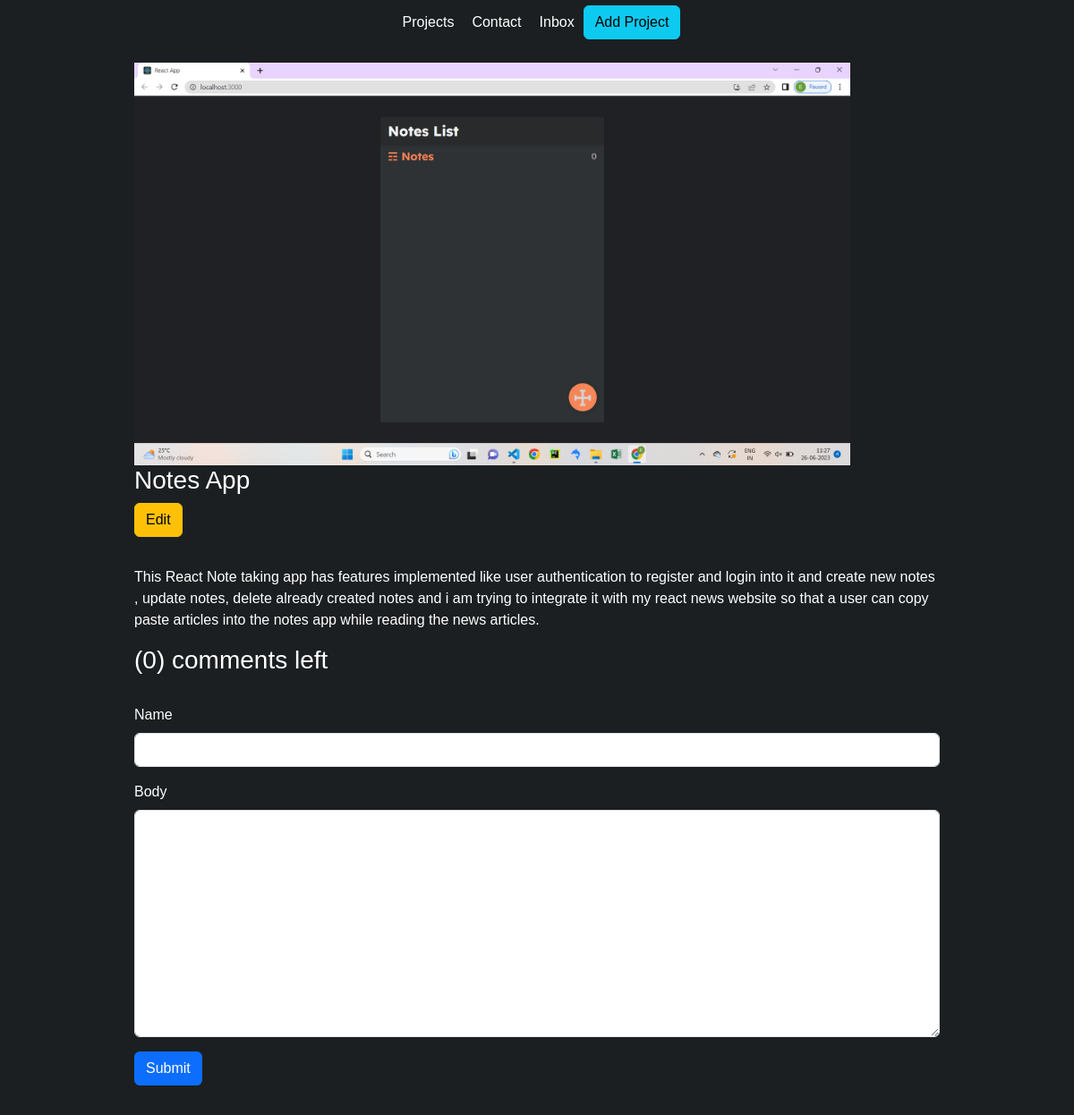
The app's page /project/3 with its own data.
### base/models.py (models this page shows, shortened)
class Project(models.Model):
    title = models.CharField(max_length=200, null=True)
    thumbnail = models.ImageField(null=True, blank=True)
    body = RichTextUploadingField(null=True, blank=True)
    slug = models.SlugField(null=True, blank=True)
    created = models.DateTimeField(auto_now_add=True)

### base/views.py (the view)
# urls.py: path('project/<str:pk>', views.projectPage, name="project"),
def projectPage(request, pk):
    project = Project.objects.get(id=pk)
    count = project.comments_set.count()
    comments = project.comments_set.all().order_by('-created')
    form = CommentForm()
    if request.method == 'POST':
        form = CommentForm(request.POST)
        if form.is_valid():
            comment = form.save(commit=False)
            comment.project = project
            comment.save()
    context = {'project': project, 'count': count, 'comments': comments, 'form': form}
    return render(request, 'base/project.html', context)

### base/forms.py
class CommentForm(ModelForm):
    class Meta:
        model = Comments
        fields = ['name', 'body']
    def __init__(self, *args, **kwargs):
        super(CommentForm, self).__init__(*args, **kwargs)
        self.fields['name'].widget.attrs.update({'class': 'form-control'})
        self.fields['body'].widget.attrs.update({'class': 'form-control'})

### base/templates/base/project.html (shortened to what this page needs)
{% extends 'base/index.html' %}
{% load static %}
{% block content %}
<div class="container">
    <div class="project-container">
        <img src="{{project.thumbnail.url}}" class="project--image">
        <h3 class="text-white">{{project.title}}</h3>
        {% if request.user.is_authenticated %}
        <a href="{% url 'edit-project' project.id %}" class="btn btn-warning">Edit</a>
        {% else %}
        <a href="" class="btn btn-warning">Edit</a>
        {% endif %}
        <hr>
        <p class="text-white">{{project.body|safe}}</p>
        <div class="comments-container">
            <h3 class="text-white">({{count}}) comments left</h3>
            <hr>
            <form method="POST">
                {% for field in form %}
                    <div class="mb-3 text-white">
                        <label for="exampleInputPassword1" class="form-label">{{field.label}}</label>
                        {{field}}
                    </div>
                {% endfor %}
                <input type="submit" value="Submit" class="btn btn-primary">
            </form>
            <hr>
        </div>
    </div>
</div>
{% endblock %}

### static/styles/main.css (style rules this page uses)
body { background-color: #1b1f22; font-family: sans-serif; }
.project--image { max-width: 800px; margin-top: 20px; }

### base/templates/base/project.html (style rules this page uses)
.project-container { max-width: 900px; margin: 0 auto; }

### records on screen
Project: thumbnail (picture), title "Notes App", body "This React Note taking app has features implemented like user authentication to register and login into it and create new notes , update notes, delete already created notes and i am trying to integrate it with my react news website so that a user can copy paste articles into the notes app while reading the news articles."

### other values on screen
{{ count }} "0"
{{ field.label }} "Name" "Body"
